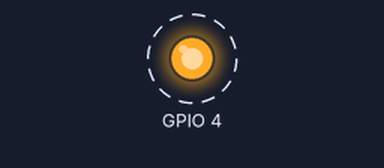
A program run on a simulated Raspberry Pi (BCM pin numbers). Shown: output pins drawn as LEDs (lit = HIGH). Dashed ring = blinking. At 5.0 s the program stops and its outputs stay as they are.

Above: at 0.2 s.
Timing chart, 0 to 3.0 s (numbered marks = the images above):
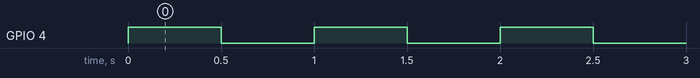

The program:

led.py
```python
#!/usr/bin/env python3

import time
import RPi.GPIO as GPIO

GPIO.setmode(GPIO.BCM)
GPIO.setup(4, GPIO.OUT)

for i in range(0, 5):
    GPIO.output(4, True)
    time.sleep(0.5)
    GPIO.output(4, False)
    time.sleep(0.5)

GPIO.cleanup()
```

Measured:
- by itself, GPIO 4: alternates HIGH for 0.50 s and LOW for 0.50 s, 10 changes in all, then stays LOW
